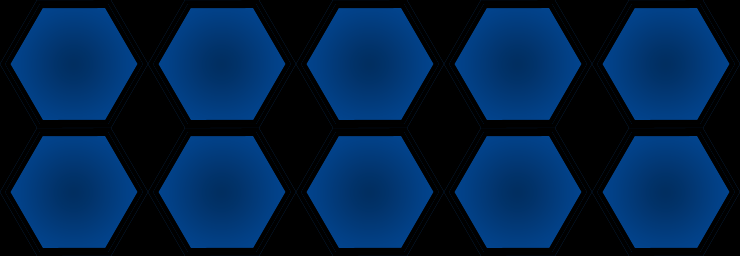

Rendered tile map (Tiled .tmx) drawn with the repository's tilesets; below, a short description and the full map source, tile grids included:
An orthogonal 5x2 tile map with 148x128 px tiles, 1 tile layer (Calque de Tile 1).

<map version="1.0" tiledversion="1.1.3" orientation="orthogonal" renderorder="right-down" width="5" height="2" tilewidth="148" tileheight="128" infinite="0" nextobjectid="1">
 <tileset firstgid="1" source="TileSet.tsx" />
 <layer name="Calque de Tile 1" width="5" height="2">
  <data encoding="csv">
2,2,2,2,2,
2,2,2,2,2
</data>
 </layer>
</map>
